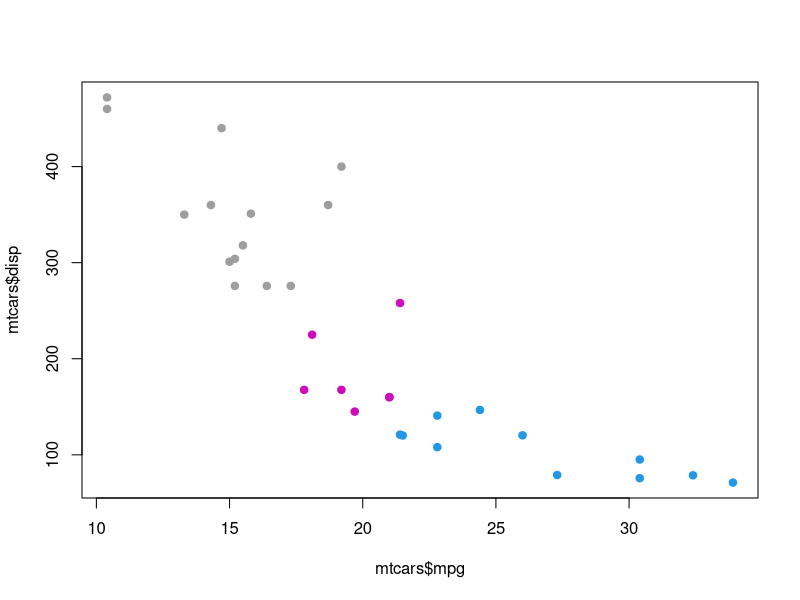
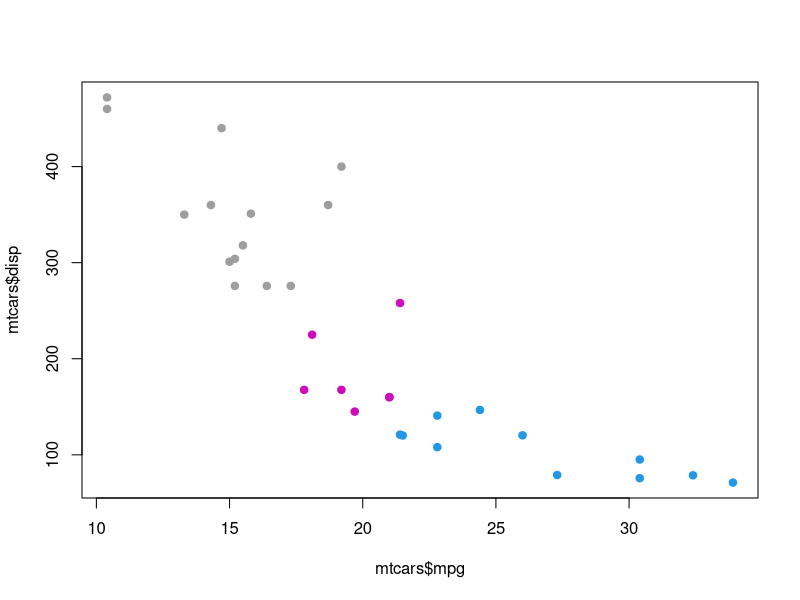
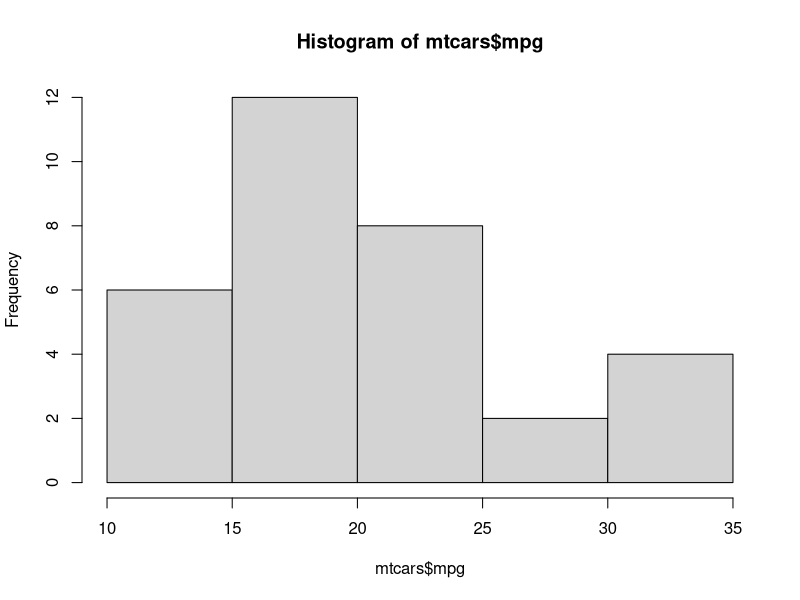
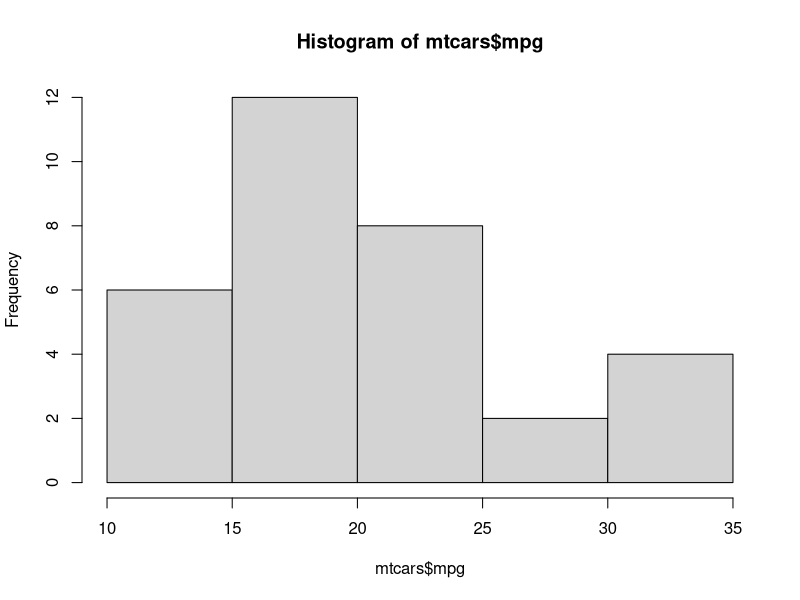
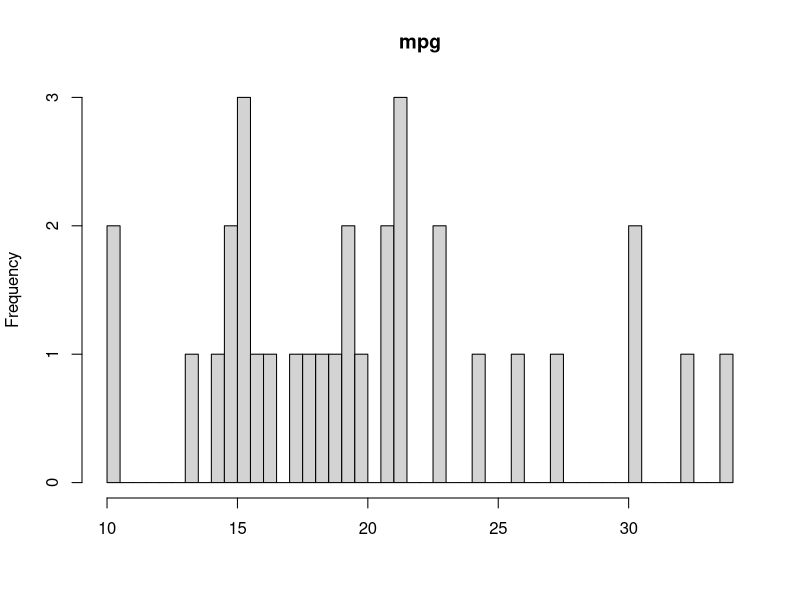
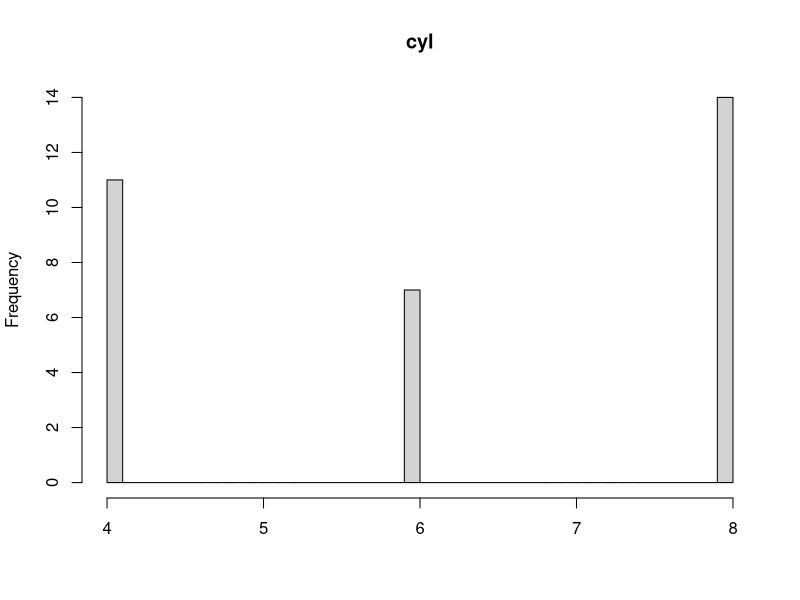
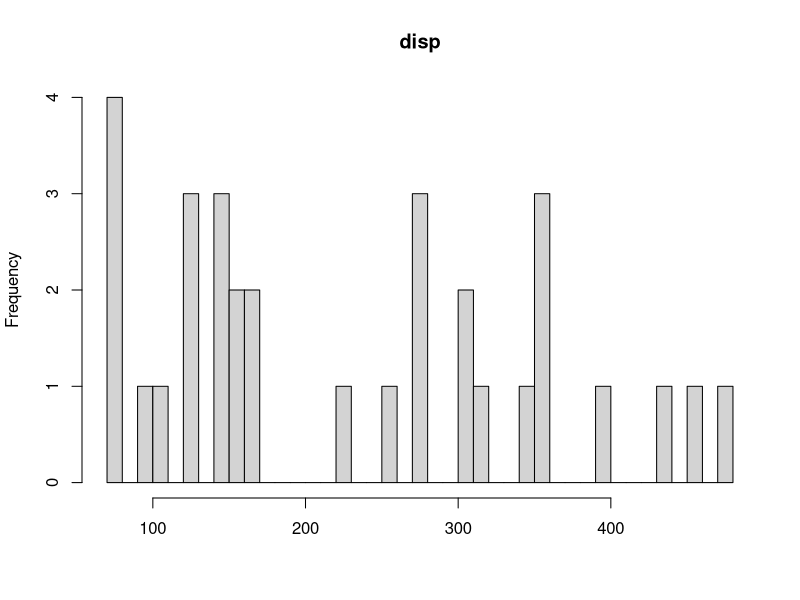
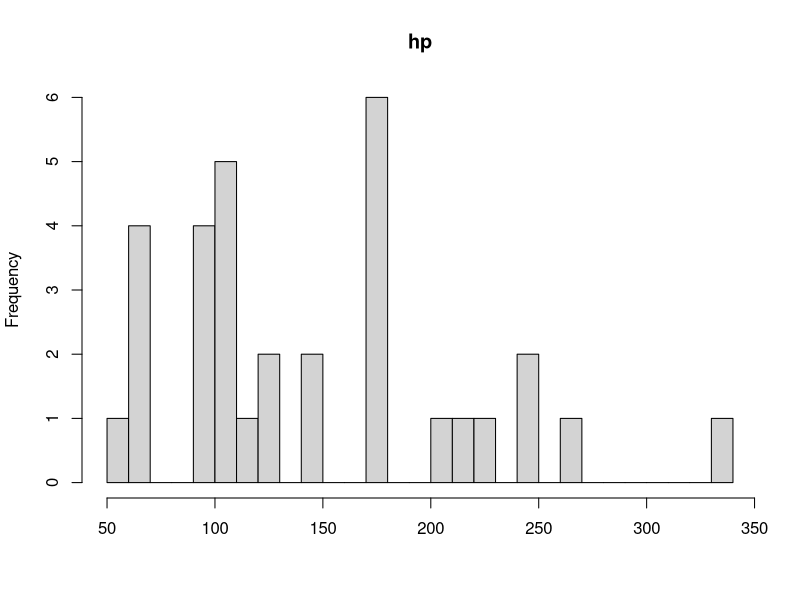

R code for these plots, in order:
#' ---
#' title: Sample HTML report generated from R script
#' author: Andrew Brooks
#' date: March 4, 2015
#' output:
#'    html_document:
#'      toc: true
#'      highlight: zenburn
#' ---

#' ## Generate document body from comments
#' All the features from markdown and markdown supported within .Rmd documents, I was able to
#' get from within R scripts.  Here are some that I tested and use most frequently:  
#' 
#' * Smart comment fomatting in your R script generate the body and headers of the document
#'     * Simply tweak your comments to begin with `#'` instead of just `#`  
#' * Create markdown headers as normal: `#' #` for h1, `#' ##` for h2, etc.
#' * Add two spaces to the end of a comment line to start a new line (just like regular markdown)
#' * Add `toc: true` to YAML frontmatter to create a table of contents with links like the one at the 
#' top of this page that links to h1, h2 & h3's indented like so:
#'     * h1
#'         * h2
#'             * h3
#' * Modify YAML to change syntax highlighting style (I'm using zenburn), author, title, theme, and all the good stuff
#' you're used to setting in Rmd documents.
#' * Sub-bullets like the ones above are created by a `#' *` with 4 spaces per level of indentation.
#' * Surround text with `*` to *italicize*  
#' * Surround text with `**` to **bold**  
#' * Surround text with `***` to ***italicize & bold***  
#' * Skip lines with `#' <br>`
#' * Keep comments in code, but hide from printing in report with `#' <!-- this text will not print in report -->`  
#' * Add hyperlinks:
#'     * [Rmarkdown cheatsheet](http://rmarkdown.rstudio.com/RMarkdownCheatSheet.pdf)
#'     * [Rmarkdown Reference Guide](http://rmarkdown.rstudio.com/RMarkdownReferenceGuide.pdf)
#'     * [Compiling R notebooks from R Scripts](http://rmarkdown.rstudio.com/r_notebook_format.html)
#' 

# comments without the extra tick show up like this.  And get included in code blocks
# loading mtcars data
data(mtcars)

#' ## Messing with data

library('knitr')

#' ### 3 ways to print an object
#' ...specifically a data.frame in this case.  Ordered from least to most pretty (in my opinion).

print(head(mtcars))
knitr::kable(head(mtcars))
#' including `#+ results='asis'` chunk option for formatting
#+ results='asis'
knitr::kable(head(mtcars))

#' ### Plotting
plot(mtcars$mpg, mtcars$disp, col=mtcars$cyl, pch=19)

#' We can change the chunk options we would use for a code block using `knitr` by using a comment that starts with `#+`.
#' For example, to change the plot size, we can specify `#+ fig.width=4, fig.height=4` before plotting.  
#' <br>
#' A new chunk is automatically generated (chunk settings reset) whenever we add document text with `#'` or change.
#' However, it is possible to specify global chunk options, if desired.
#' chunk options again with `#+`.  

#' `#+ fig.width=4, fig.height=4` <!-- simply for illustrative purposes in the document-->
#+ fig.width=4, fig.height=4
plot(mtcars$mpg, mtcars$disp, col=mtcars$cyl, pch=19)


#' Small plots often render with strange resolution and relative sizings of labels, axes, etc.  The `dpi` chunk option can be used 
#' to fix this.  Just be sure to adjust the fig.width and fig.height accordingly.
#' 
#' **Bad plot: ** `#+ fig.width=2, fig.height=2`
#+ fig.width=2, fig.height=2
hist(mtcars$mpg)

#' **Good plot: ** `#+ fig.width=4, fig.height=4, dpi=50`
#+ fig.width=4, fig.height=4, dpi=50
hist(mtcars$mpg)

#' Generate a series of plots from a loop
#+ fig.width=3, fig.height=3
for(i in 1:ncol(mtcars)) hist(mtcars[,i], breaks=40, xlab='', main=names(mtcars)[i])

#' ### Let's build a random forest model  
#' ... and explore some model output.  First here's a big chunk of text from the random forest documentation:  
#' <br>
#' **Random forest documentation:**  
#' randomForest implements Breiman's random forest algorithm (based on Breiman and Cutler's original Fortran code) 
#' for classification and regression. It can also be used in unsupervised mode for assessing proximities among data points.  
#' <br>
#' **Note:**  
#' The forest structure is slightly different between classification and regression. For details on how the trees are stored, see the help page for getTree.    
#' <br>
#' If xtest is given, prediction of the test set is done “in place” as the trees are grown. If ytest is also given, and do.trace is set to some positive integer, 
#' then for every do.trace trees, the test set error is printed. Results for the test set is returned in the test component of the resulting randomForest object. 
#' For classification, the votes component (for training or test set data) contain the votes the cases received for the classes. If norm.votes=TRUE, the fraction 
#' is given, which can be taken as predicted probabilities for the classes.  
#' <br>
#' For large data sets, especially those with large number of variables, calling randomForest via the formula interface is not advised: There may be too 
#' much overhead in handling the formula.  
#' <br>
#' The “local” (or casewise) variable importance is computed as follows: For classification, it is the increase in percent of times a case is OOB 
#' and misclassified when the variable is permuted. For regression, it is the average increase in squared OOB residuals when the variable is permuted.  


# OK. now let's actually use random.forest
library('randomForest')
mtcars$am <- as.factor(mtcars$am)
rf <- randomForest(am~., ntree=100, data=mtcars)

#' Here's the resulting confusion matrix on the training data.  Not very clear to a non-technical or non-forest savvy audience.
print(rf)

#' ### Dynamic comments
#' We can get fancy and actually dynamically generate some commentary around these results.  That is we can auto-fill parts of our document text
#' with objects from the R environment.  This could be useful with analyses that involve stochastic 
#' elements changing from run to run like random forest.  Or any analysis where results are subject to change.    
#' <br>  
#' `r rf$confusion[1,1]` cars are correctly classified as 0.  
#' `r rf$confusion[2,2]` cars are correctly classified as 1.  
#' `r rf$confusion[1,2]` cars are misclassified as 1.  
#' `r rf$confusion[2,1]` cars are misclassified as 0.  
#' 
#' These numbers were generated by wrapping the R expression to excute into the ticks like so: 
#' I don't know how to write this within a `#'` comment without evaluating it, so I'm documenting here as a
#' character string:  
#+ echo=F, eval=T
cat("#' `r rf$confusion[2,1]` cars are misclassified as 0. ")
#' <br>
#' 
#' ### Generate comments in a loop
#' 
#' This is useful if you want to generate lots of text without writing it manually.  

#' `#+ results='asis'`
#+ results='asis'
for (i in 1:10) {
  rf <- randomForest(am~., ntree=100, data=mtcars)
  cat("iteration ",i, ": ", rf$confusion[1,1], "cars are correctly classified as 0", "\n")
  cat('\n')
}

#' ## Toggle chunk settings globally by R variables
#' Much like we used R objects to dynamically generate text to print in the document (in the form of comments),
#' we can use R objects to dynamically specify chunk options.  

#' When we set `evaluateStuff` to `TRUE` or `FALSE`, the following 3 chunks will evaluate (or not) as we choose.
#' We can toggle them all with one variable, instead of manually changing the chunk settings with `#+ eval=T`
#' in the R script multiple times.  Simply
#' include the variable you want to execute in the chunk comments with ticks.   
#' Like so:  **#+ eval=\`evaluateStuff\`**

evaluateStuff <- T

#+ eval=`evaluateStuff`
cat('first thing to evaluate')
#+ eval=`evaluateStuff`
cat('second thing to evaluate')
#+ eval=`evaluateStuff`
cat('third thing to evaluate')

#' <br>
#' Now let's just print the code and not evaluate anything.
evaluateStuff <- F

#+ eval=`evaluateStuff`
cat('first thing to evaluate')
#+ eval=`evaluateStuff`
cat('second thing to evaluate')
#+ eval=`evaluateStuff`
cat('third thing to evaluate')

#' ## Converting R Script to HTML/PDF  
#' If you did everyhing right, above this is the easy part.  Simply render the script as desired with the `render` function from `rmarkdown`.  

#' `rmarkdown::render('/Users/you/Documents/yourscript.R')`
